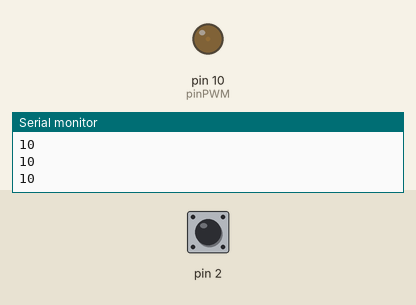
Simulated run of this sketch. Board: Arduino Uno, built with avr-gcc and run on an emulated ATmega328P. Shown: output pins drawn as LEDs (lit = HIGH), the last lines printed to the serial monitor. The test bench sets the inputs (shaded band); at power-on: pin 2 HIGH.

Above: at 1.2 s.
1.3 s: pin 2 pulled LOW for 0.15 s
At 1.38 s:
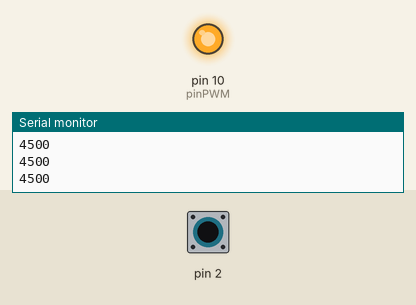
2.9 s: pin 2 pulled LOW for 3.2 s
At 7.4 s:
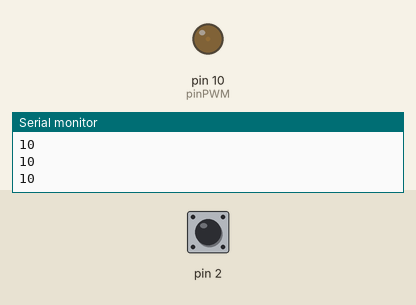
Timing chart, 0 to 8.9 s (numbered marks = the images above; inputs shaded):
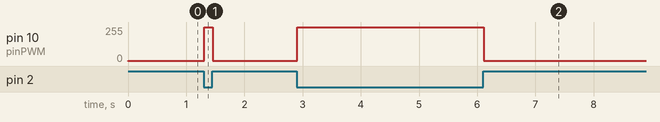

The sketch:

sensoresCapacitivos.ino
```cpp
#include <CapacitiveSensor.h>
int pinPWM=10;
CapacitiveSensor   sensor = CapacitiveSensor(4,2);
void setup()
{
   Serial.begin(9600);
}

void loop()
{
    long total1 =  sensor.capacitiveSensor(30);
    Serial.println(total1);
    int valorLed=map(total1,0,2000,0,255);
    analogWrite(pinPWM,valorLed);
    delay(10);
}
```

Measured:
- after the input at 1.3 s, pin 10 (pinPWM): 1/255 → 255/255 at once, → 1/255 0.15 s later
- after the input at 2.9 s, pin 10 (pinPWM): 1/255 → 255/255 at once, → 1/255 3.2 s later
